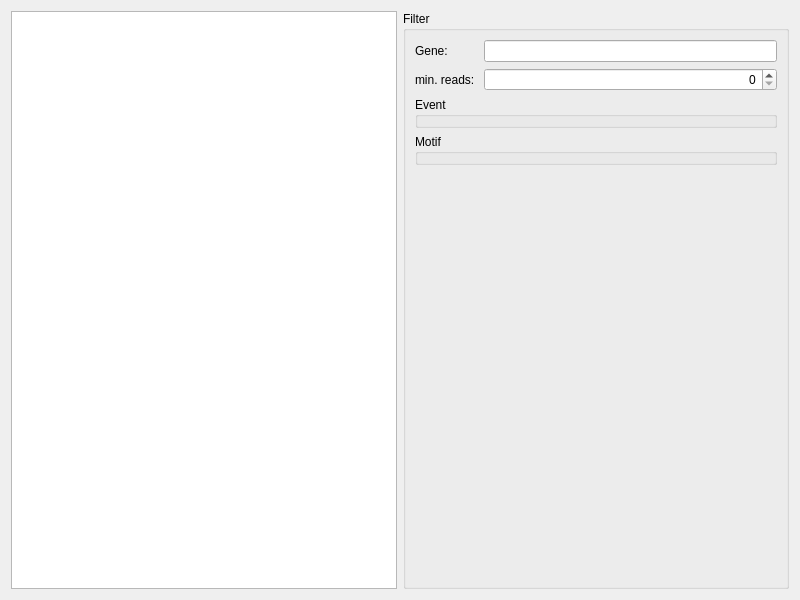
<?xml version="1.0" encoding="UTF-8"?>
<ui version="4.0">
 <class>SplicingWidget</class>
 <widget class="QWidget" name="SplicingWidget">
  <property name="geometry">
   <rect>
    <x>0</x>
    <y>0</y>
    <width>800</width>
    <height>600</height>
   </rect>
  </property>
  <property name="windowTitle">
   <string>Form</string>
  </property>
  <layout class="QHBoxLayout" name="horizontalLayout">
   <item>
    <layout class="QVBoxLayout" name="verticalLayout">
     <item>
      <widget class="QTableWidget" name="tableWidget"/>
     </item>
     <item>
      <layout class="QHBoxLayout" name="horizontalLayout_2"/>
     </item>
    </layout>
   </item>
   <item>
    <widget class="QGroupBox" name="groupBox">
     <property name="title">
      <string>Filter</string>
     </property>
     <layout class="QFormLayout" name="formLayout">
      <item row="0" column="0">
       <widget class="QLabel" name="label_2">
        <property name="text">
         <string>Gene: </string>
        </property>
       </widget>
      </item>
      <item row="0" column="1">
       <widget class="QLineEdit" name="lineEdit"/>
      </item>
      <item row="1" column="0">
       <widget class="QLabel" name="label_3">
        <property name="text">
         <string>min. reads: </string>
        </property>
       </widget>
      </item>
      <item row="1" column="1">
       <widget class="QSpinBox" name="spinBox">
        <property name="alignment">
         <set>Qt::AlignRight|Qt::AlignTrailing|Qt::AlignVCenter</set>
        </property>
       </widget>
      </item>
      <item row="2" column="0" colspan="2">
       <widget class="QGroupBox" name="groupBox_2">
        <property name="title">
         <string>Event</string>
        </property>
       </widget>
      </item>
      <item row="3" column="0" colspan="2">
       <widget class="QGroupBox" name="groupBox_3">
        <property name="title">
         <string>Motif</string>
        </property>
       </widget>
      </item>
     </layout>
    </widget>
   </item>
  </layout>
 </widget>
 <resources/>
 <connections/>
</ui>
